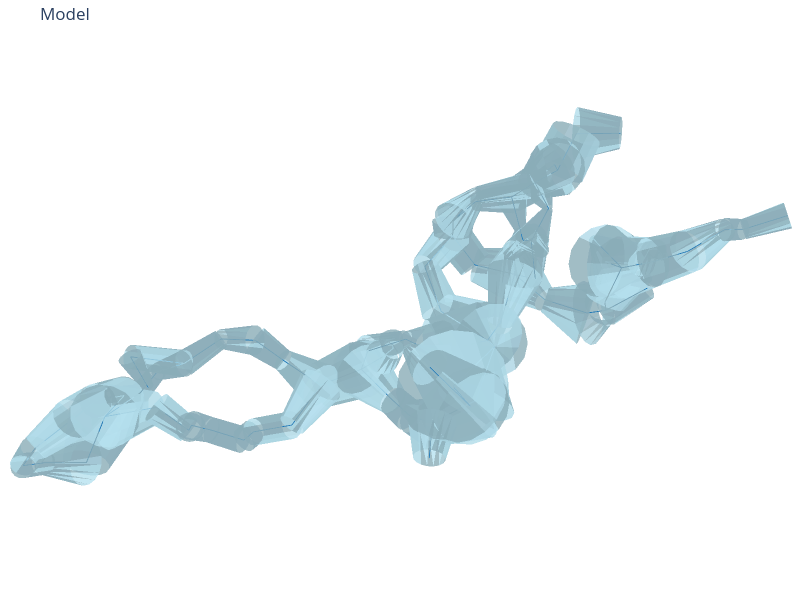

Notebook code for this chart:
### Code cell
morph.scale_radii_to_match_mesh(
    mm.mesh, metric="surface_area", account_for_overlaps=False
)

# save normalized to file
swc_filepath = (
    f"{swc_out_dir}/TS{spine_idx}_s{max_edge_length}_{radius_strategy}_SAnorm.swc"
)
morph.to_swc_file(swc_filepath)

# load and plot
swc_model = SWCModel.from_swc_file(swc_filepath)
swc_model.print_attributes(node_info=False, edge_info=False)
frusta = FrustaSet.from_swc_model(swc_model)
title = f"TS{spine_idx}_s{max_edge_length}_{radius_strategy}"
fig = plot_model(
    swc_model=swc_model,
    frusta=frusta,
    slider=False,
    title="",
    width=800,
    height=600,
    hide_axes=True,
)
fig.update_layout(
    scene=dict(
        camera=dict(
            eye={"x": eye_coord[0], "y": eye_coord[1], "z": eye_coord[2]},
            projection=dict(type="perspective"),
        ),
        aspectmode="data",  # or 'cube', 'auto', 'manual'
    )
)
fig.show()

# validator = Validation(mm, skeleton, morph)
# validator.full_validation()

### Figure 1 — Plotly figure (JSON) as saved in the notebook; plotly's stock layout.template omitted (floating-point values rounded to 4 significant figures; data arrays with more than 128 entries replaced by an {"elided": "..."} marker saying what was removed)
{"data": [{"color": "lightblue", "flatshading": true, "i": {"elided": "2816 int values"}, "j": {"elided": "2816 int values"}, "k": {"elided": "2816 int values"}, "name": "frusta", "opacity": 0.8, "type": "mesh3d", "x": {"elided": "2816 float values"}, "y": {"elided": "2816 float values"}, "z": {"elided": "2816 float values"}}, {"line": {"color": "#1f77b4", "width": 2}, "mode": "lines", "name": "centroid", "type": "scatter3d", "x": {"elided": "264 float values"}, "y": {"elided": "264 float values"}, "z": {"elided": "264 float values"}}], "layout": {"height": 600, "margin": {"b": 0, "l": 0, "r": 0, "t": 40}, "scene": {"aspectmode": "data", "camera": {"eye": {"x": 0.2778, "y": 1.111, "z": 0.5556}, "projection": {"type": "perspective"}}, "xaxis": {"visible": false}, "yaxis": {"visible": false}, "zaxis": {"visible": false}}, "showlegend": false, "title": {"text": "Model"}, "width": 800}}
